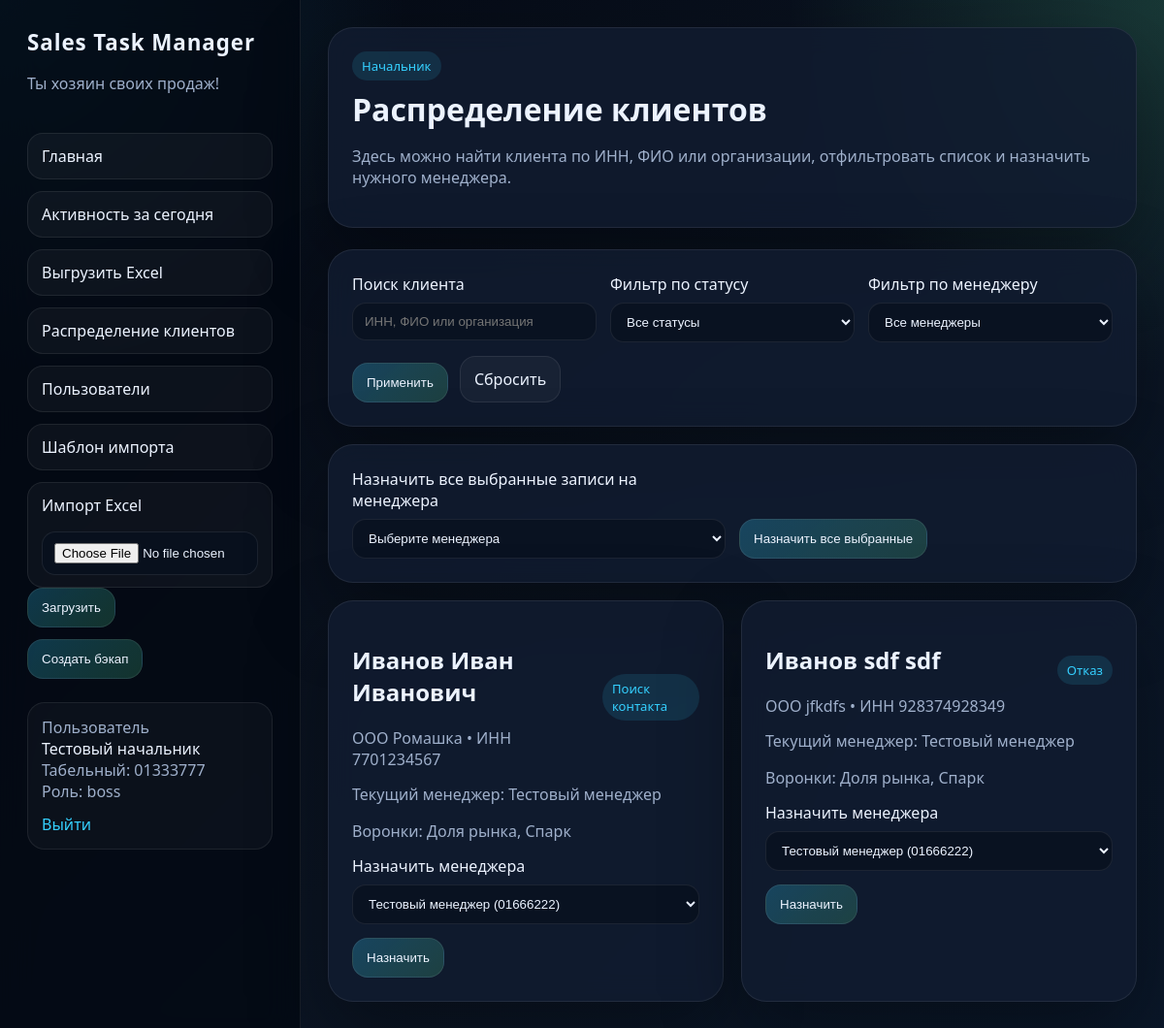
The app's page /boss/distribution (signed in), older data.
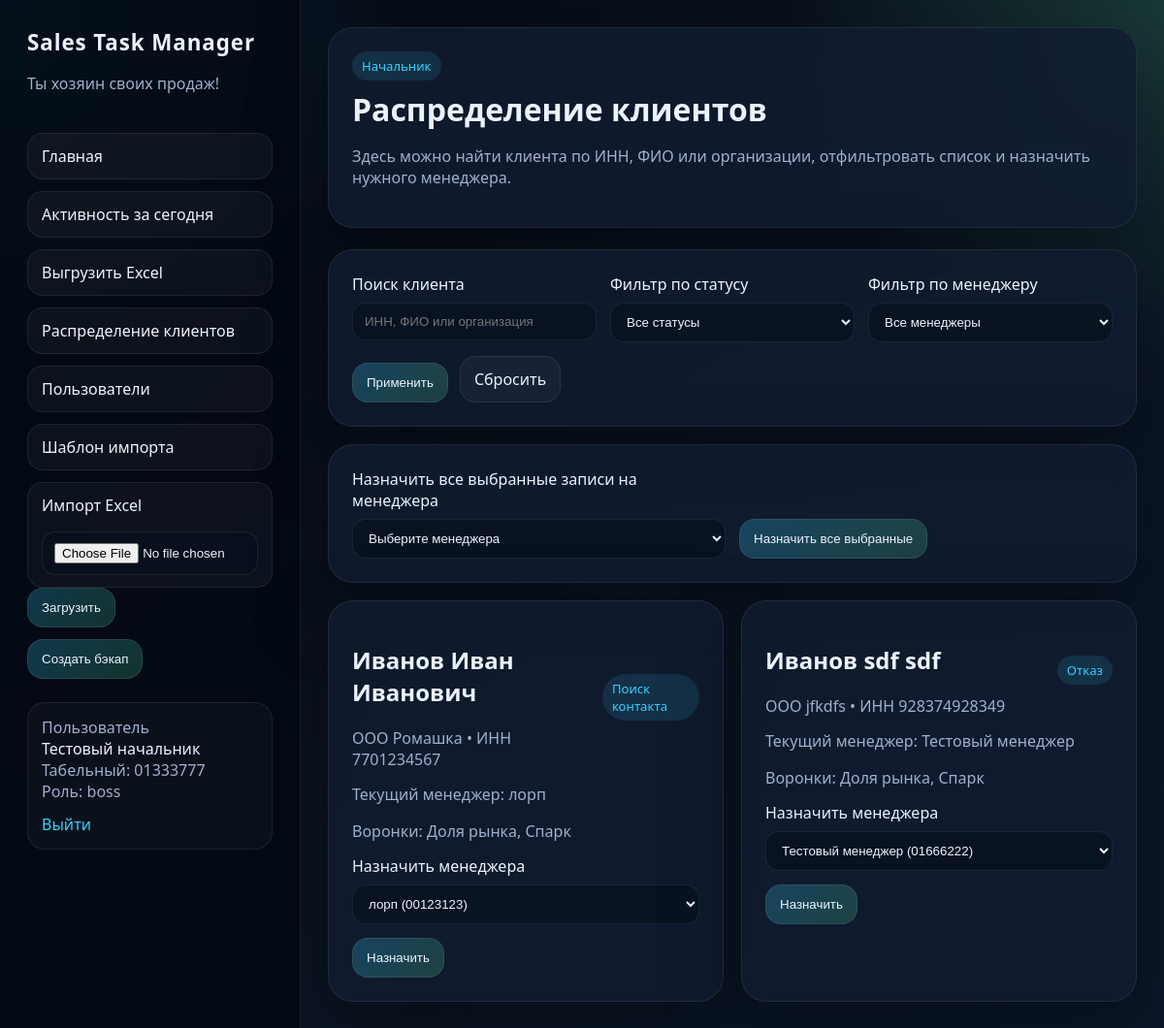
The same page, newer data.
### app/models/entities.py (models this page shows)
class Client(Base):
    __tablename__ = "clients"
    id: Mapped[int] = mapped_column(Integer, primary_key=True)
    full_name: Mapped[str] = mapped_column(String(255), index=True)
    company_name: Mapped[str] = mapped_column(String(255), default="")
    tax_number: Mapped[str] = mapped_column(String(64), unique=True, index=True)
    phone: Mapped[str] = mapped_column(String(64), default="")
    manager_notes: Mapped[str] = mapped_column(Text, default="")
    last_call_date: Mapped[date | None] = mapped_column(Date, nullable=True)
    next_call_date: Mapped[date | None] = mapped_column(Date, nullable=True)
    last_manager_activity_date: Mapped[date | None] = mapped_column(Date, nullable=True)
    status: Mapped[str] = mapped_column(String(64), default="Поиск контакта")
    monthly_turnover: Mapped[float | None] = mapped_column(Numeric(14, 2), nullable=True)
    mcc_code: Mapped[str] = mapped_column(String(32), default="")
    competitor_bank: Mapped[str] = mapped_column(String(255), default="")
    registration_address: Mapped[str] = mapped_column(String(500), default="")
    assigned_manager_id: Mapped[int | None] = mapped_column(ForeignKey("users.id"), nullable=True, index=True)
    updated_at: Mapped[datetime] = mapped_column(DateTime, default=datetime.utcnow, onupdate=datetime.utcnow)
    created_at: Mapped[datetime] = mapped_column(DateTime, default=datetime.utcnow)
    assigned_manager: Mapped[User | None] = relationship(back_populates="clients")
    funnel_links: Mapped[list["ClientFunnel"]] = relationship(back_populates="client", cascade="all, delete-orphan")
    comments: Mapped[list["Comment"]] = relationship(
        back_populates="client",
        cascade="all, delete-orphan",
        order_by="Comment.created_at",
    )
    activities: Mapped[list["ActivityLog"]] = relationship(back_populates="client", cascade="all, delete-orphan")

class User(Base):
    __tablename__ = "users"
    id: Mapped[int] = mapped_column(Integer, primary_key=True)
    employee_id: Mapped[str] = mapped_column(String(32), unique=True, index=True)
    full_name: Mapped[str] = mapped_column(String(255))
    role: Mapped[str] = mapped_column(String(32), index=True)
    role_expires_at: Mapped[date | None] = mapped_column(Date, nullable=True)
    role_after_expiry: Mapped[str | None] = mapped_column(String(32), nullable=True)
    password_hash: Mapped[str] = mapped_column(String(255))
    must_change_password: Mapped[bool] = mapped_column(Boolean, default=False)
    is_active: Mapped[bool] = mapped_column(default=True)
    created_at: Mapped[datetime] = mapped_column(DateTime, default=datetime.utcnow)
    clients: Mapped[list["Client"]] = relationship(back_populates="assigned_manager")
    comments: Mapped[list["Comment"]] = relationship(back_populates="author")
    activities: Mapped[list["ActivityLog"]] = relationship(back_populates="actor")

### app/main.py (the view)
@app.get("/boss/distribution", response_class=HTMLResponse)
async def boss_distribution(
    request: Request,
    q: str | None = None,
    inn: str | None = None,
    status_filter: str | None = None,
    manager_id: str | None = None,
    current_user: User = Depends(get_boss_user),
) -> HTMLResponse:
    search_query = q if q is not None else inn
    manager_id_value = int(manager_id) if manager_id and manager_id.isdigit() else None
    async with SessionLocal() as session:
        user = await session.get(User, current_user.id)
        managers = await get_managers(session)
        clients = await get_clients_for_distribution(
            session=session,
            search_query=search_query,
            status_filter=status_filter,
            manager_id=manager_id_value,
        )
    return render(
        request,
        "boss_distribution.html",
        {
            "current_user": user,
            "managers": managers,
            "clients": clients,
            "search_query": search_query or "",
            "selected_status": status_filter or "",
            "selected_manager_id": manager_id_value,
        },
    )

### app/templates/boss_distribution.html (shortened to what this page needs)
{% extends "base.html" %}
{% block content %}
<section class="hero compact">
    <div>
        <div class="badge">Начальник</div>
        <h1>Распределение клиентов</h1>
        <p class="muted">Здесь можно найти клиента по ИНН, ФИО или организации, отфильтровать список и назначить нужного менеджера.</p>
    </div>
</section>
<section class="panel filter-panel">
    <form method="get" class="filter-grid filter-grid-wide">
        <label>
            <span>Поиск клиента</span>
            <input type="search" name="q" value="{{ search_query }}" placeholder="ИНН, ФИО или организация">
        </label>
        <label>
            <span>Фильтр по статусу</span>
            <select name="status_filter">
                <option value="">Все статусы</option>
            </select>
        </label>
        <label>
            <span>Фильтр по менеджеру</span>
            <select name="manager_id">
                <option value="">Все менеджеры</option>
            </select>
        </label>
        <div class="filter-actions">
            <button type="submit">Применить</button>
            <a class="secondary-link" href="/boss/distribution">Сбросить</a>
        </div>
    </form>
</section>
{% if clients %}
<section class="panel filter-panel">
    <form method="post" action="/boss/distribution/bulk-assign" class="filter-grid filter-grid-wide">
        <label>
            <span>Назначить все выбранные записи на менеджера</span>
            <select name="bulk_assigned_manager_id" required>
                <option value="">Выберите менеджера</option>
            </select>
        </label>
        <div class="filter-actions">
            <button type="submit">Назначить все выбранные</button>
        </div>
    </form>
</section>
{% endif %}
<section class="assign-grid">
    {% for client in clients %}
    <form method="post" action="/boss/distribution/{{ client.id }}/assign" class="client-card compact-card">
        <div class="client-card-head">
            <div>
                <h2>{{ client.full_name }}</h2>
                <div class="muted">{{ client.company_name }} • ИНН {{ client.tax_number }}</div>
            </div>
            <span class="tag">{{ client.status }}</span>
        </div>
        <div class="client-meta column-meta">
            <div class="muted">Текущий менеджер: {{ client.assigned_manager.full_name if client.assigned_manager else "Не назначен" }}</div>
            <div class="muted">Воронки: {% for link in client.funnel_links %}{{ link.funnel.name }}{% if not loop.last %}, {% endif %}{% endfor %}</div>
        </div>
        <label>
            <span>Назначить менеджера</span>
            <select name="assigned_manager_id">
                {% for manager in managers %}
                <option value="{{ manager.id }}" {% if client.assigned_manager_id == manager.id %}selected{% endif %}>{{ manager.full_name }} ({{ manager.employee_id }})</option>
                {% endfor %}
            </select>
        </label>
        <div class="actions">
            <button type="submit">Назначить</button>
        </div>
    </form>
    {% else %}
    <div class="empty-state">По заданным фильтрам клиентов не найдено.</div>
    {% endfor %}
</section>
{% endblock %}

Row changes from the older to the newer data that the page shows:
changed Client "Иванов Иван Иванович": assigned_manager "Тестовый менеджер" → "лорп"; assigned_manager_id "Тестовый менеджер (01666222)" → "лорп (00123123)"
